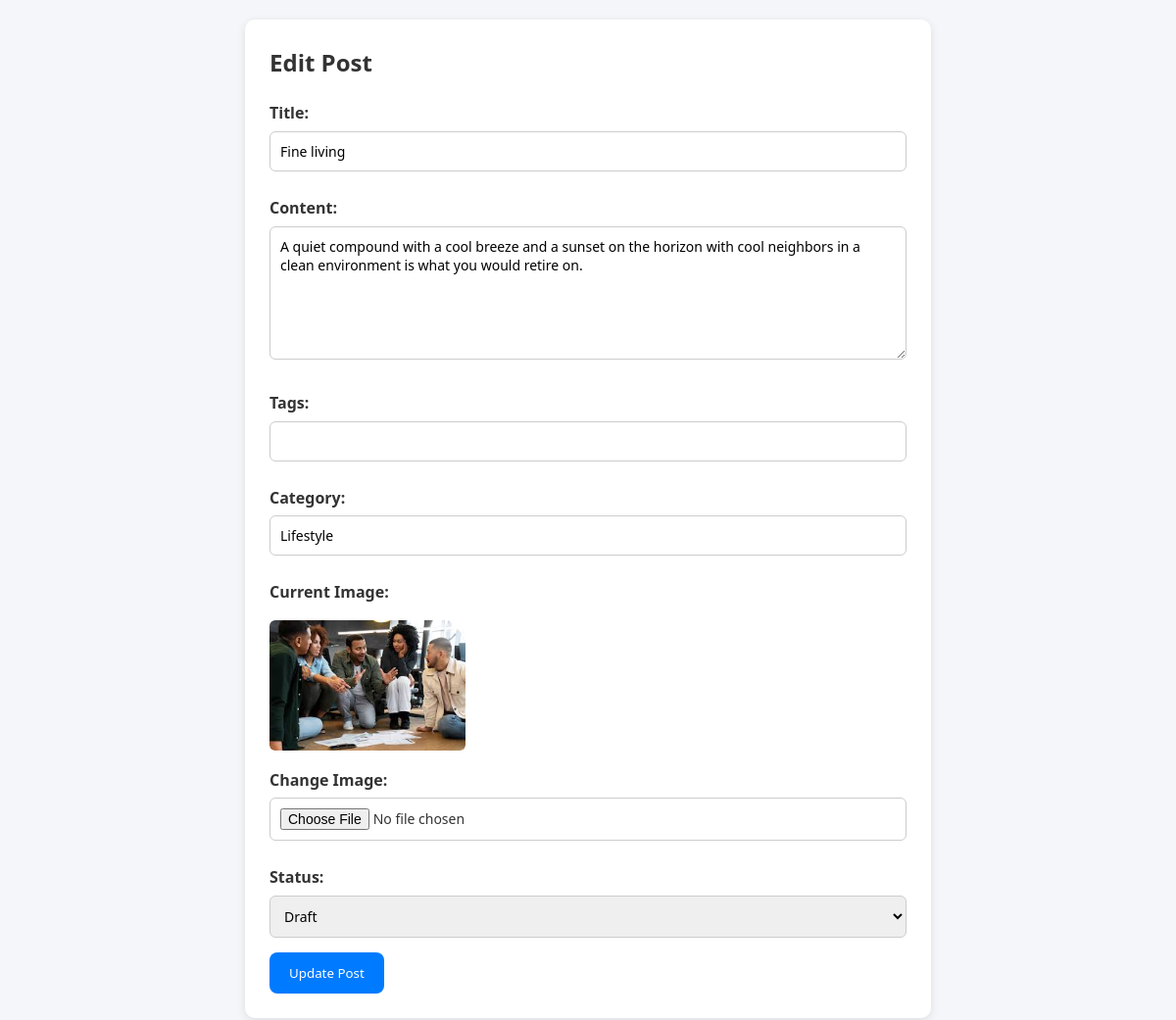
The page /posts/posts_update.php?id=4 (signed in) on the database its author committed.
### tables this page shows
CREATE TABLE `posts` (
  `id` int(11) NOT NULL,
  `user_id` int(11) DEFAULT NULL,
  `title` varchar(255) NOT NULL,
  `content` text NOT NULL,
  `tags` varchar(255) DEFAULT NULL,
  `category` varchar(100) DEFAULT NULL,
  `image` varchar(255) DEFAULT NULL,
  `status` enum('draft','published') DEFAULT 'draft',
  `created_at` timestamp NOT NULL DEFAULT current_timestamp()
);

### posts/posts_update.php (the view, shortened to what this page needs)
<?php
require('../db.php');
$post_id = isset($_GET['id']) ? intval($_GET['id']) : 0;
$stmt = $conn->prepare("SELECT * FROM posts WHERE id = :id");
$stmt->bindParam(":id", $post_id, PDO::PARAM_INT);
$stmt->execute();
$post = $stmt->fetch(PDO::FETCH_ASSOC);
?>
<!DOCTYPE html>
<html lang="en">
<head>
  <link rel="stylesheet" href="../style.css">
</head>
<body>
  <div class="container">
    <h2>Edit Post</h2>
    <form method="POST" enctype="multipart/form-data">
        <label>Title:</label>
        <input type="text" name="title" value="<?= htmlspecialchars($post['title']) ?>" required>
        <label>Content:</label>
        <textarea name="content" rows="6" required><?= htmlspecialchars($post['content']) ?></textarea>
        <label>Tags:</label>
        <input type="text" name="tags" value="<?= htmlspecialchars($post['tags']) ?>">
        <label>Category:</label>
        <input type="text" name="category" value="<?= htmlspecialchars($post['category']) ?>">
        <label>Current Image:</label>
        <div class="current-img">
          <?php if ($post['image']): ?>
            <img src="../uploads/<?= $post['image'] ?>" alt="Post image">
          <?php else: ?>
            <p>No image uploaded.</p>
          <?php endif; ?>
        </div>
        <label>Change Image:</label>
        <input type="file" name="image">
        <label>Status:</label>
        <select name="status">
            <option value="draft" <?= $post['status']=='draft' ? 'selected' : '' ?>>Draft</option>
        </select>
        <button type="submit">Update Post</button>
    </form>
  </div>
</body>
</html>

### style.css (style rules this page uses)
* { margin: 0; padding: 0; box-sizing: border-box; font-family: 'Segoe UI', Tahoma, Geneva, Verdana, sans-serif; }
body { background-color: #f8f9fa; color: #333; line-height: 1.6; }
.container { max-width: 1200px; margin: 0 auto; padding: 0 20px; }

### posts/posts_update.php (style rules this page uses)
body { font-family: Arial, sans-serif; background: #f4f6f9; padding: 20px; }
.container { background: #fff; max-width: 700px; margin: auto; padding: 25px; border-radius: 10px; box-shadow: 0 2px 8px rgba(0,0,0,0.1); }
h2 { margin-bottom: 20px; }
label { font-weight: bold; margin: 10px 0 5px; display: block; }
input[type="text"], input[type="file"], textarea, select { width: 100%; padding: 10px; margin-bottom: 15px; border-radius: 6px; border: 1px solid #ccc; font-size: 14px; }
button { background: #007bff; color: white; border: none; padding: 12px 20px; border-radius: 8px; cursor: pointer; }
.current-img img { max-width: 200px; margin-top: 10px; border-radius: 6px; }

### rows shown on the page
posts: title "Fine living", content "A quiet compound with a cool breeze and a sunset on the horizon with cool neighbors in a clean environment is what you would retire on.", category "Lifestyle", image (picture), status "Draft"
